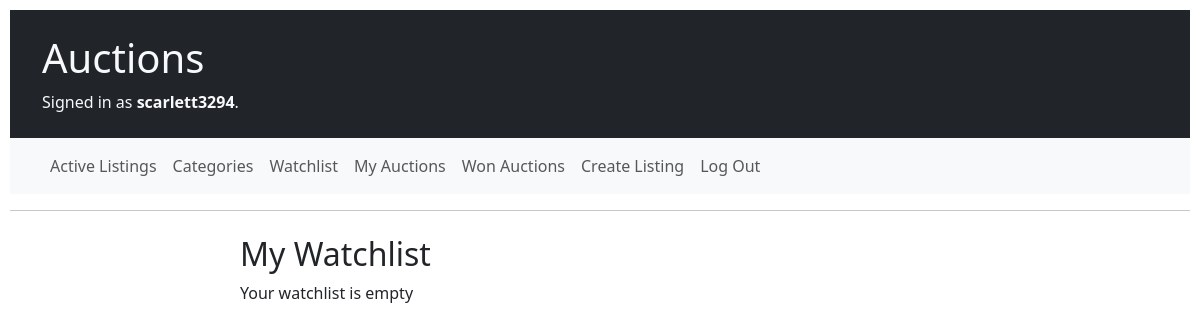
The app's page /watchlist/ (signed in), older data.
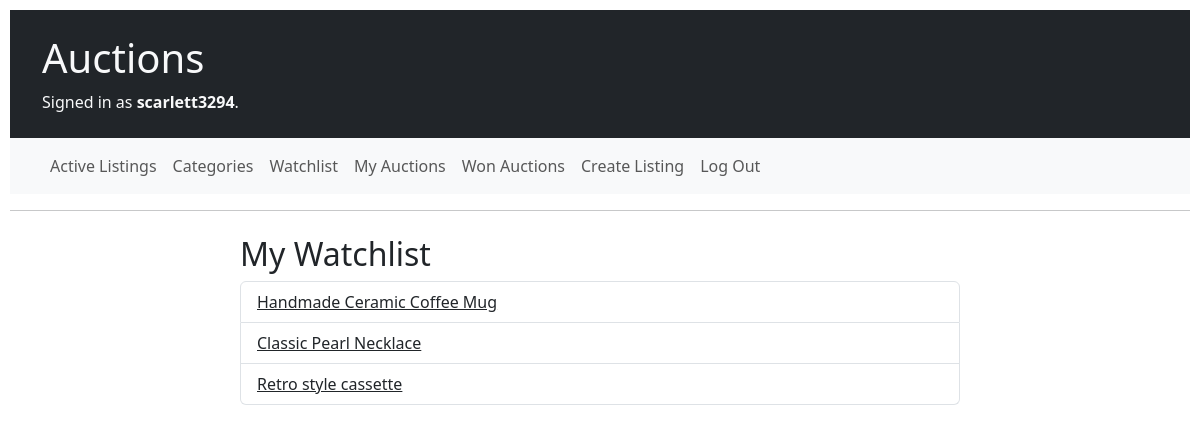
The same page, newer data.
### auctions/models.py (models this page shows)
class Watchlist(models.Model):
    user = models.ForeignKey(User, on_delete=models.CASCADE)
    listing = models.ForeignKey(Auction, on_delete=models.CASCADE)

class Auction(models.Model):
    title = models.CharField(max_length=60)
    description = models.TextField()
    image = models.URLField(blank=True)
    category = models.ForeignKey(Category, on_delete=models.SET_NULL, null=True, blank=True)
    creator = models.ForeignKey(User, on_delete=models.CASCADE, related_name="listings")
    date_created = models.DateTimeField(auto_now_add=True)
    price = models.DecimalField(max_digits=10, decimal_places=2)
    starting_bid = models.DecimalField(max_digits=10, decimal_places=2)
    active = models.BooleanField(default=True)
    winner = models.ForeignKey(User, on_delete=models.SET_NULL, null=True, blank=True, related_name="won_auctions")

### auctions/views.py (the view)
# urls.py: path("watchlist/", views.watchlist, name="watchlist"),
@login_required
def watchlist(request):
    user_watchlist = Watchlist.objects.filter(user=request.user)
    return render(request, "auctions/watchlist.html", {
        "watchlist": user_watchlist
    })

### auctions/templates/auctions/watchlist.html
{% extends "auctions/layout.html" %}
{% block body %}
    <div class="container">
        <div class="row">
            <div class="col-md-8 mx-auto">
                <section class="watchlist">
                    <h2 class="watchlist__title">My Watchlist</h2>
                    {% if watchlist %}
                        <ul class="list-group watchlist__list">
                            {% for item in watchlist %}
                                <li class="list-group-item watchlist__item">
                                    <a href="{% url 'listing' item.listing.pk %}" class="text-dark">{{ item.listing.title }}</a>
                                </li>
                            {% endfor %}
                        </ul>
                    {% else %}
                        <p class="watchlist__empty-msg">Your watchlist is empty</p>
                    {% endif %}
                </section>
            </div>
        </div>
    </div>
{% endblock %}

Row changes from the older to the newer data that the page shows:
added Watchlist: listing "Handmade Ceramic Coffee Mug"
added Watchlist: listing "Classic Pearl Necklace"
added Watchlist: listing "Retro style cassette"
Text that changed along with them:
text no longer shown: "Your watchlist is empty"
